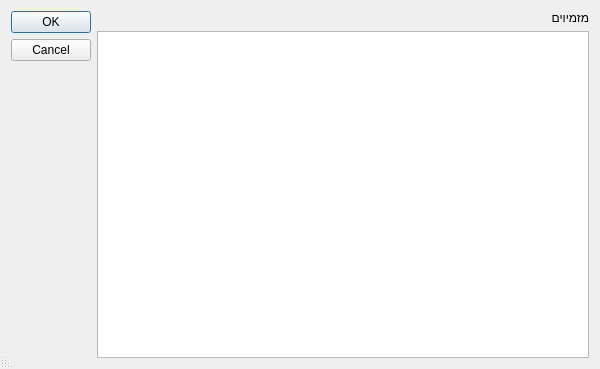
<?xml version="1.0" encoding="UTF-8"?>
<ui version="4.0">
 <class>PayByCustParams</class>
 <widget class="QDialog" name="PayByCustParams">
  <property name="geometry">
   <rect>
    <x>0</x>
    <y>0</y>
    <width>600</width>
    <height>369</height>
   </rect>
  </property>
  <property name="windowTitle">
   <string>Payments by customers parameters</string>
  </property>
  <property name="layoutDirection">
   <enum>Qt::RightToLeft</enum>
  </property>
  <property name="locale">
   <locale language="English" country="UnitedStates"/>
  </property>
  <property name="sizeGripEnabled">
   <bool>true</bool>
  </property>
  <layout class="QHBoxLayout" name="horizontalLayout">
   <item>
    <layout class="QVBoxLayout" name="verticalLayout">
     <item>
      <widget class="QLabel" name="label">
       <property name="text">
        <string>מזמיוים</string>
       </property>
      </widget>
     </item>
     <item>
      <widget class="QListWidget" name="lvCustomers">
       <property name="selectionMode">
        <enum>QAbstractItemView::ExtendedSelection</enum>
       </property>
      </widget>
     </item>
    </layout>
   </item>
   <item>
    <widget class="QDialogButtonBox" name="buttonBox">
     <property name="orientation">
      <enum>Qt::Vertical</enum>
     </property>
     <property name="standardButtons">
      <set>QDialogButtonBox::Cancel|QDialogButtonBox::Ok</set>
     </property>
    </widget>
   </item>
  </layout>
 </widget>
 <resources/>
 <connections>
  <connection>
   <sender>buttonBox</sender>
   <signal>accepted()</signal>
   <receiver>PayByCustParams</receiver>
   <slot>accept()</slot>
   <hints>
    <hint type="sourcelabel">
     <x>248</x>
     <y>254</y>
    </hint>
    <hint type="destinationlabel">
     <x>157</x>
     <y>274</y>
    </hint>
   </hints>
  </connection>
  <connection>
   <sender>buttonBox</sender>
   <signal>rejected()</signal>
   <receiver>PayByCustParams</receiver>
   <slot>reject()</slot>
   <hints>
    <hint type="sourcelabel">
     <x>316</x>
     <y>260</y>
    </hint>
    <hint type="destinationlabel">
     <x>286</x>
     <y>274</y>
    </hint>
   </hints>
  </connection>
 </connections>
</ui>
